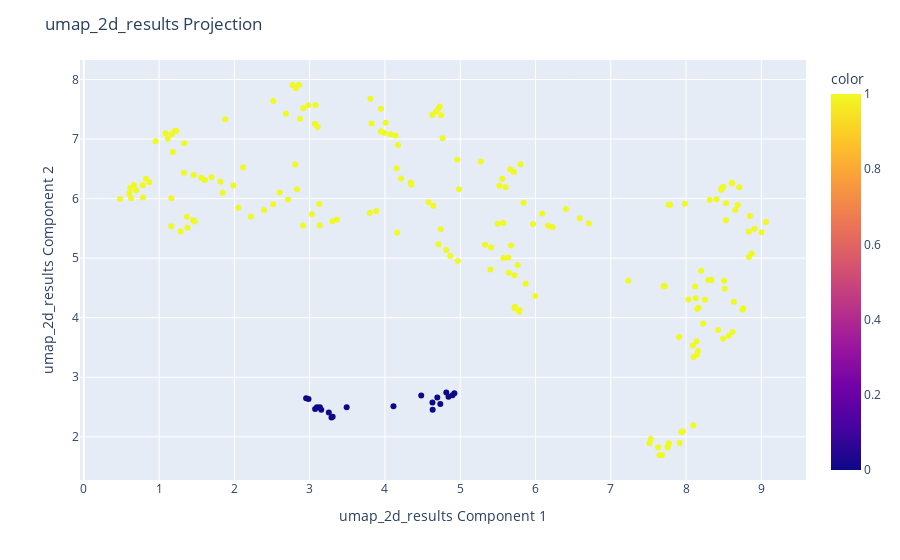

Notebook cell for this chart:
### Code cell
np.random.seed(42)
from umap import UMAP
umap_2d=UMAP(n_components=2)
umap_2d_results=umap_2d.fit_transform(preprocessed_data)
fig=px.scatter(
    umap_2d_results,x=0,y=1,color=y
)
fig.update_layout(
    title_text="umap_2d_results Projection",
    xaxis_title_text="umap_2d_results Component 1",
    yaxis_title_text="umap_2d_results Component 2",
    legend_title_text='y'    
)
fig.show()

### Figure 1 — Plotly figure (JSON) as saved in the notebook; plotly's stock layout.template omitted (floating-point values rounded to 4 significant figures; data arrays with more than 128 entries replaced by an {"elided": "..."} marker saying what was removed)
{"data": [{"hovertemplate": "0=%{x}<br>1=%{y}<br>color=%{marker.color}<extra></extra>", "legendgroup": "", "marker": {"color": {"elided": "205 int values"}, "coloraxis": "coloraxis", "symbol": "circle"}, "mode": "markers", "name": "", "orientation": "v", "showlegend": false, "type": "scatter", "x": {"elided": "205 float values"}, "xaxis": "x", "y": {"elided": "205 float values"}, "yaxis": "y"}], "layout": {"coloraxis": {"colorbar": {"title": {"text": "color"}}, "colorscale": [[0, "#0d0887"], [0.1111, "#46039f"], [0.2222, "#7201a8"], [0.3333, "#9c179e"], [0.4444, "#bd3786"], [0.5556, "#d8576b"], [0.6667, "#ed7953"], [0.7778, "#fb9f3a"], [0.8889, "#fdca26"], [1, "#f0f921"]]}, "legend": {"title": {"text": "y"}, "tracegroupgap": 0}, "margin": {"t": 60}, "title": {"text": "umap_2d_results Projection"}, "xaxis": {"anchor": "y", "domain": [0, 1], "title": {"text": "umap_2d_results Component 1"}}, "yaxis": {"anchor": "x", "domain": [0, 1], "title": {"text": "umap_2d_results Component 2"}}}}
